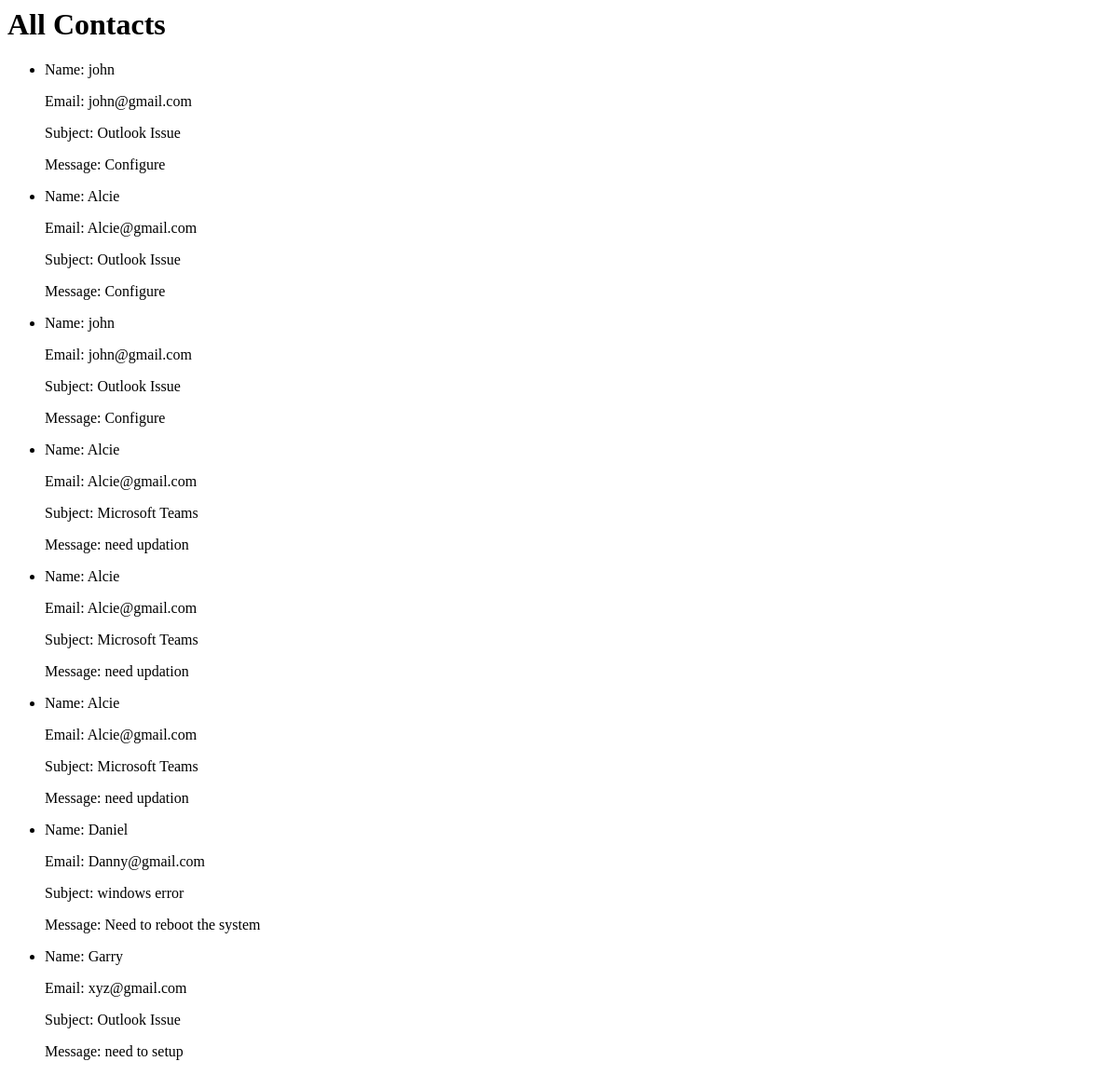
Page /all-contacts/ on the earlier database version.
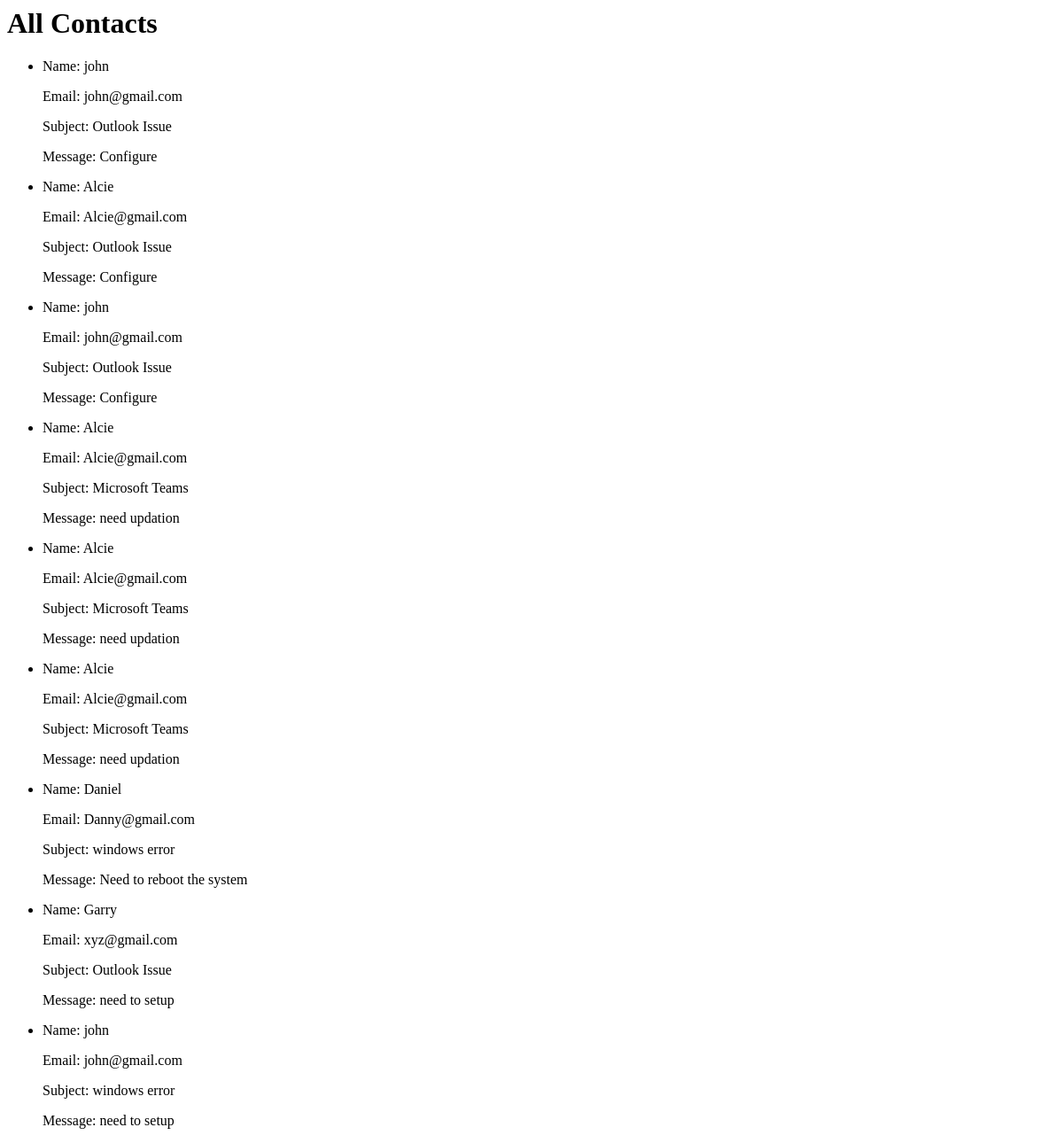
Same page on the later database version.
### contact/models.py (models this page shows, shortened)
class Contact(models.Model):
    name = models.CharField(max_length=255)
    email = models.EmailField()
    subject = models.CharField(max_length=255)
    message = models.TextField()  # Use TextField for larger text fields

### contact/views.py (the view)
# urls.py: path('all-contacts/', views.all_contacts, name='all_contacts'),
def all_contacts(request):
    contacts = Contact.objects.all()
    return render(request, 'contact/all_contacts.html', {
        'contacts': contacts,
    })

### contact/templates/contact/all_contacts.html
<h1>All Contacts</h1>
<ul>
    {% for contact in contacts %}
    <li>
        <p>Name: {{ contact.name }}</p>
        <p>Email: {{ contact.email }}</p>
        <p>Subject: {{ contact.subject }}</p>
        <p>Message: {{ contact.message }}</p>
    </li>
    {% endfor %}
</ul>

Differences in the rows shown:
added Contact: name "john", email "john@gmail.com", subject "windows error", message "need to setup"
